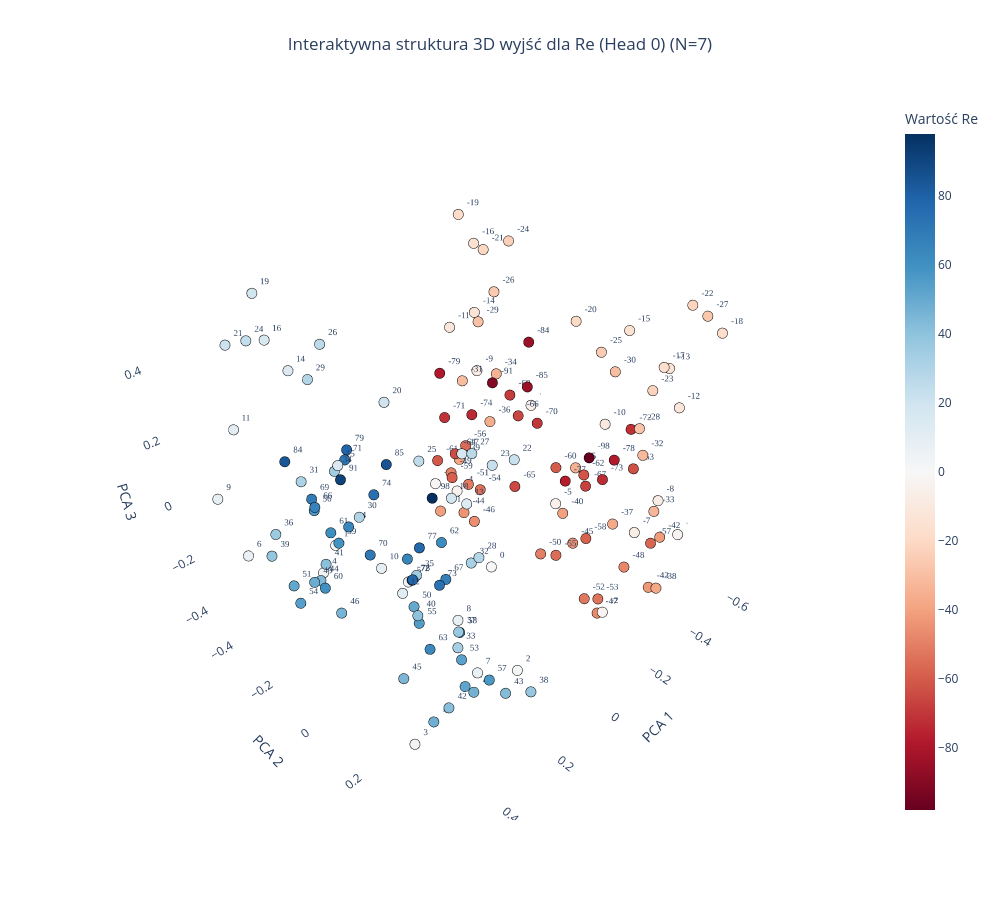
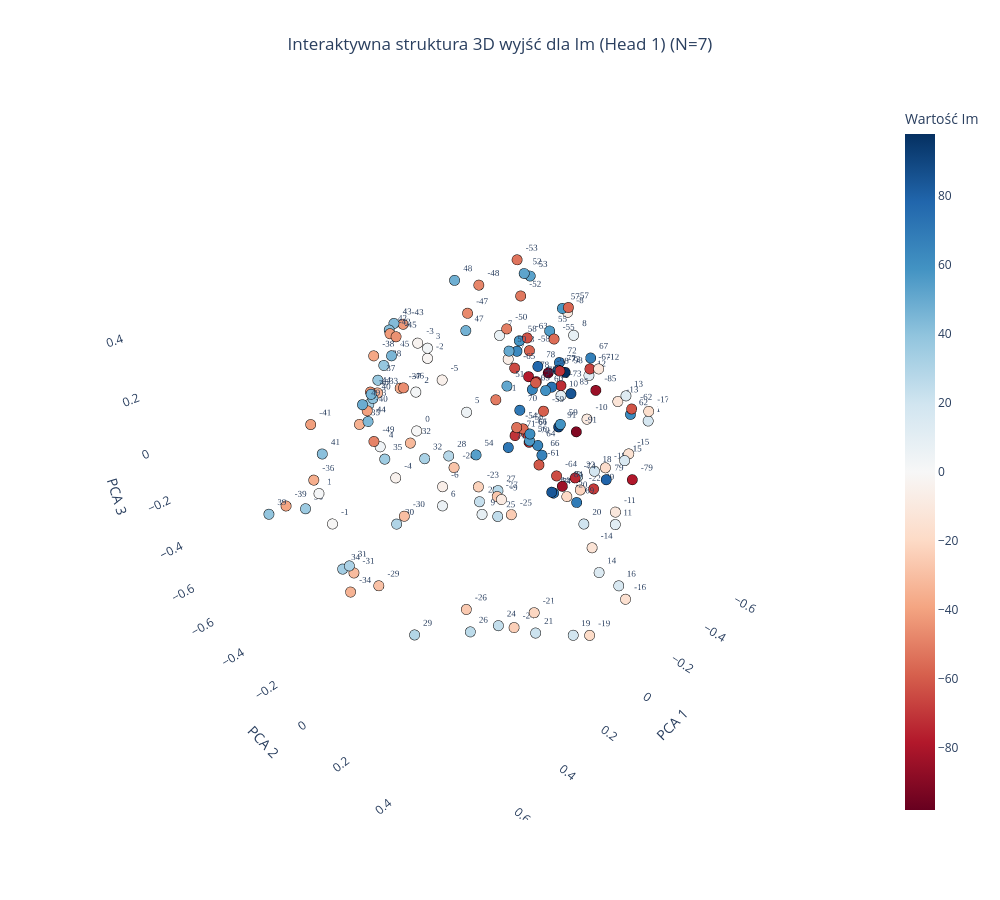

Here is the notebook cell these charts were saved with, in order:
### Code cell
plot_output_head_plotly_3d(model, N=N, head_idx=0)

plot_output_head_plotly_3d(model, N=N, head_idx=1)

### Figure 1 — Plotly figure (JSON) as saved in the notebook; plotly's stock layout.template omitted (floating-point values rounded to 4 significant figures; data arrays with more than 128 entries replaced by an {"elided": "..."} marker saying what was removed)
{"data": [{"hoverinfo": "text", "hovertext": {"elided": "161 str values"}, "marker": {"color": {"elided": "161 int values"}, "colorbar": {"title": {"text": "Wartość Re"}}, "colorscale": [[0, "rgb(103,0,31)"], [0.1, "rgb(178,24,43)"], [0.2, "rgb(214,96,77)"], [0.3, "rgb(244,165,130)"], [0.4, "rgb(253,219,199)"], [0.5, "rgb(247,247,247)"], [0.6, "rgb(209,229,240)"], [0.7, "rgb(146,197,222)"], [0.8, "rgb(67,147,195)"], [0.9, "rgb(33,102,172)"], [1, "rgb(5,48,97)"]], "line": {"color": "Black", "width": 1}, "showscale": true, "size": 6}, "mode": "markers+text", "text": {"elided": "161 str values"}, "textfont": {"family": "Arial Black", "size": 9}, "textposition": "top right", "type": "scatter3d", "x": {"elided": "161 float values"}, "y": {"elided": "161 float values"}, "z": {"elided": "161 float values"}}], "layout": {"height": 900, "scene": {"xaxis": {"backgroundcolor": "white", "gridcolor": "rgba(200,200,200,0.2)", "title": {"text": "PCA 1"}}, "yaxis": {"backgroundcolor": "white", "gridcolor": "rgba(200,200,200,0.2)", "title": {"text": "PCA 2"}}, "zaxis": {"backgroundcolor": "white", "gridcolor": "rgba(200,200,200,0.2)", "title": {"text": "PCA 3"}}}, "showlegend": false, "title": {"text": "Interaktywna struktura 3D wyjść dla Re (Head 0) (N=7)", "x": 0.5, "xanchor": "center"}, "width": 1000}}

### Figure 2 — Plotly figure (JSON) as saved in the notebook; plotly's stock layout.template omitted (floating-point values rounded to 4 significant figures; data arrays with more than 128 entries replaced by an {"elided": "..."} marker saying what was removed)
{"data": [{"hoverinfo": "text", "hovertext": {"elided": "161 str values"}, "marker": {"color": {"elided": "161 int values"}, "colorbar": {"title": {"text": "Wartość Im"}}, "colorscale": [[0, "rgb(103,0,31)"], [0.1, "rgb(178,24,43)"], [0.2, "rgb(214,96,77)"], [0.3, "rgb(244,165,130)"], [0.4, "rgb(253,219,199)"], [0.5, "rgb(247,247,247)"], [0.6, "rgb(209,229,240)"], [0.7, "rgb(146,197,222)"], [0.8, "rgb(67,147,195)"], [0.9, "rgb(33,102,172)"], [1, "rgb(5,48,97)"]], "line": {"color": "Black", "width": 1}, "showscale": true, "size": 6}, "mode": "markers+text", "text": {"elided": "161 str values"}, "textfont": {"family": "Arial Black", "size": 9}, "textposition": "top right", "type": "scatter3d", "x": {"elided": "161 float values"}, "y": {"elided": "161 float values"}, "z": {"elided": "161 float values"}}], "layout": {"height": 900, "scene": {"xaxis": {"backgroundcolor": "white", "gridcolor": "rgba(200,200,200,0.2)", "title": {"text": "PCA 1"}}, "yaxis": {"backgroundcolor": "white", "gridcolor": "rgba(200,200,200,0.2)", "title": {"text": "PCA 2"}}, "zaxis": {"backgroundcolor": "white", "gridcolor": "rgba(200,200,200,0.2)", "title": {"text": "PCA 3"}}}, "showlegend": false, "title": {"text": "Interaktywna struktura 3D wyjść dla Im (Head 1) (N=7)", "x": 0.5, "xanchor": "center"}, "width": 1000}}
